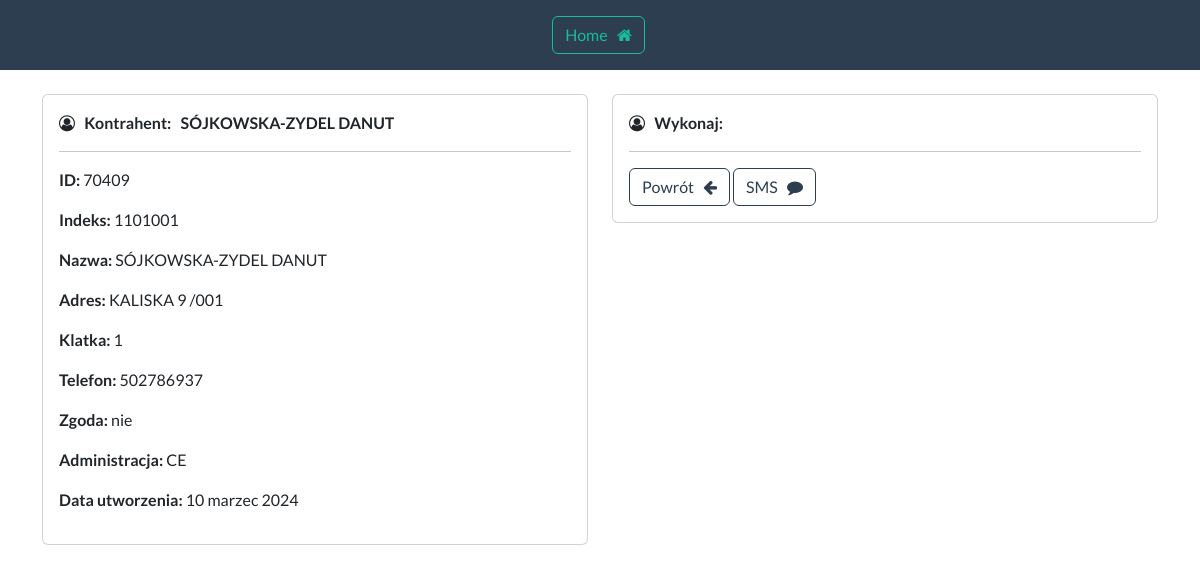
The page /sms/view/70409 (signed in) on the database as committed earlier.
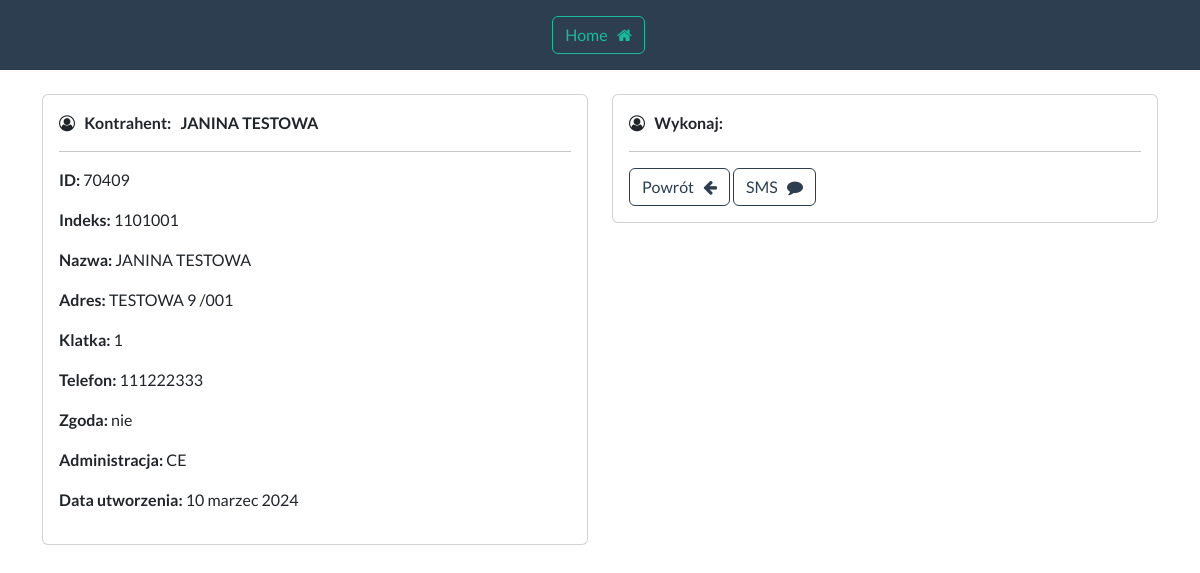
The same page on the database as committed later.
### telefony/models.py (models this page shows, shortened)
class Mieszkaniec(models.Model):
    data_utworzenia = models.CharField(max_length=15, blank=True)
    indeks = models.CharField(max_length=7, blank=True)
    nazwa = models.CharField(max_length=255, blank=True)
    adres = models.CharField(max_length=255, blank=True)
    klatka = models.CharField(max_length=2, blank=True)
    telefon = models.CharField(max_length=20, blank=True)
    telefon2 = models.CharField(max_length=20, blank=True)
    telefon3 = models.CharField(max_length=20, blank=True)
    symbol_budynku = models.CharField(max_length=4, blank=True)
    tak = "tak"
    nie = "nie"
    zgoda_wybor = [
        (tak, "tak"),
        (nie, "nie")
    ]
    zgoda = models.CharField(
        max_length=3,
        choices=zgoda_wybor,
        default=tak,
    )
    ce = "CE"
    nw = "NW"
    ns = "NS"
    administracja_wybor = [
        (ns, "NS"),
        (nw, "NW"),
        (ce, "CE")
    ]
    administracja = models.CharField(
        max_length=2,
        choices=administracja_wybor,
        default=ce,
    )
    content = models.TextField(max_length=160, blank=True, null=True)
    phone = models.TextField(blank=True, null=True)

### sms/views.py (the view)
# urls.py: path("view/<int:pk>", views.view_record_sms, name="sms-view"),
@login_required(login_url="login")
def view_record_sms(request, pk):
    all_records = Mieszkaniec.objects.get(id=pk)
    context = {"record": all_records}
    return render(request, "sms-view.html", context=context)

### sms/templates/sms-view.html (shortened to what this page needs)
{% extends 'base-sms.html' %}
{% block content %}
    <div class="row">
        <div class="col-sm-6 mb-3 mb-sm-0">
            <div class="card">
                <div class="card-body">
                    <i class="fa fa-user-circle-o" aria-hidden="true"></i> &nbsp;
                    <strong>
                        Kontrahent:&nbsp;&nbsp;&nbsp;{{ record.nazwa|upper }}
                    </strong>
                    <hr>
                    <p><strong> ID: </strong> {{ record.id }} </p>
                    <p><strong> Indeks: </strong> {{ record.indeks }} </p>
                    <p><strong> Nazwa: </strong> {{ record.nazwa }} </p>
                    <p><strong> Adres: </strong> {{ record.adres }} </p>
                    <p><strong> Klatka: </strong> {{ record.klatka }} </p>
                    <p><strong> Telefon: </strong> {{ record.telefon }} </p>
                    <p><strong> Zgoda: </strong> {{ record.zgoda }} </p>
                    <p><strong> Administracja: </strong> {{ record.administracja }} </p>
                    <p><strong> Data utworzenia: </strong> {{ record.data_utworzenia }} </p>
                </div>
            </div>
        </div>
        <div class="col-sm-6 mb-3 mb-sm-0">
            <div class="card">
                <div class="card-body">
                    <i class="fa fa-user-circle-o" aria-hidden="true"></i> &nbsp;
                    <strong>
                        Wykonaj:
                    </strong>
                    <hr>
                    <a href="{% url 'dashboard-sms-kontrahent' %}" class="btn btn-outline-primary"> Powrót &nbsp; <i
                            class="fa fa-arrow-left"></i> </a>
                    <a href="{% url 'sms-sms' record.id %}" class="btn btn-outline-primary"> SMS &nbsp; <i
                            class="fa fa-comment"></i> </a>
                </div>
            </div>
        </div>
        <br>
    </div>
{% endblock %}

Rows that differ between the two databases and show on the page:
changed Mieszkaniec "nie": nazwa "SÓJKOWSKA-ZYDEL DANUT" → "JANINA TESTOWA"; adres "KALISKA 9 /001" → "TESTOWA 9 /001"; telefon "502786937" → "111222333"
